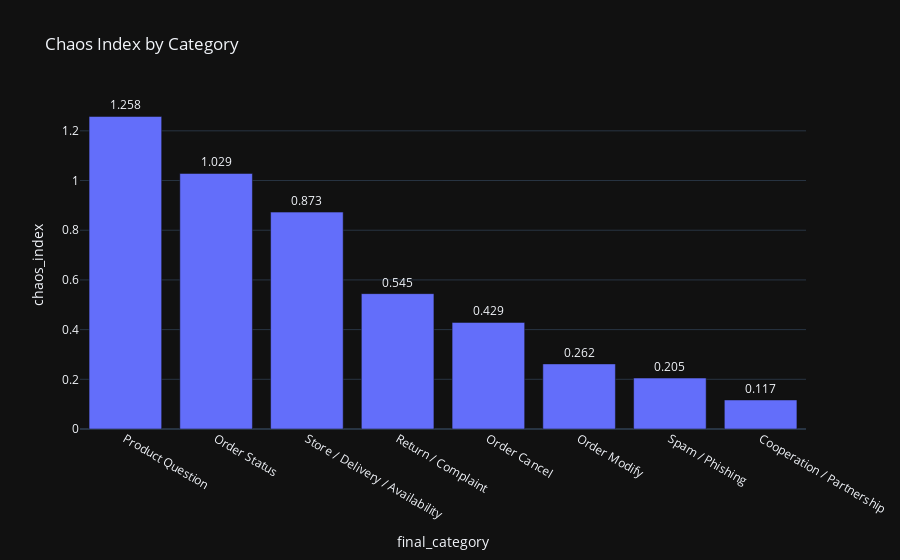

The notebook cell this image was saved under:
### Markdown cell above
# Chaos Index

### Code cell
chaos = (
    df.groupby("final_category")
    .agg(
        mean_conf=("proto_score", "mean"),
        std_conf=("proto_score", "std"),
        volume=("id", "count")
    )
    .reset_index()
)

chaos["chaos_index"] = chaos["std_conf"] * chaos["volume"]

chaos = chaos.sort_values("chaos_index", ascending=False)

import plotly.express as px

fig = px.bar(
    chaos,
    x="final_category",
    y="chaos_index",
    text="chaos_index",
    title="Chaos Index by Category"
)

fig.update_traces(texttemplate="%{text:.3f}", textposition="outside")
fig.write_image("chaos_index.png", scale=3)
fig.show()

### Figure 1 — Plotly figure (JSON) as saved in the notebook; plotly's stock layout.template omitted (floating-point values rounded to 4 significant figures)
{"data": [{"hovertemplate": "final_category=%{x}<br>chaos_index=%{text}<extra></extra>", "legendgroup": "", "marker": {"color": "#636efa", "pattern": {"shape": ""}}, "name": "", "orientation": "v", "showlegend": false, "text": [1.258, 1.029, 0.8729, 0.5448, 0.429, 0.262, 0.205, 0.1169], "textposition": "outside", "x": ["Product Question", "Order Status", "Store / Delivery / Availability", "Return / Complaint", "Order Cancel", "Order Modify", "Spam / Phishing", "Cooperation / Partnership"], "xaxis": "x", "y": [1.258, 1.029, 0.8729, 0.5448, 0.429, 0.262, 0.205, 0.1169], "yaxis": "y", "type": "bar", "texttemplate": "%{text:.3f}"}], "layout": {"xaxis": {"anchor": "y", "domain": [0.0, 1.0], "title": {"text": "final_category"}}, "yaxis": {"anchor": "x", "domain": [0.0, 1.0], "title": {"text": "chaos_index"}}, "legend": {"tracegroupgap": 0}, "title": {"text": "Chaos Index by Category"}, "barmode": "relative"}}
